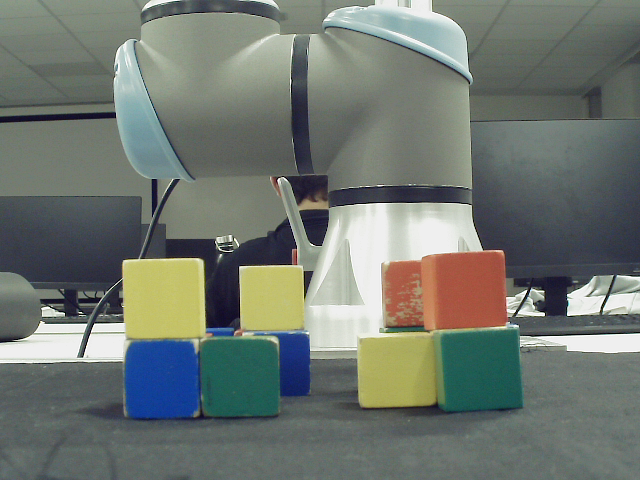
#> input picture data/figuras_alzado/Figura_0_F.png, 640 x 480 px; its folder holds only this picture in this run
$ python image_processor_main.py   (older library calls are emulated)
#> lines starting #> are read from the running program, lines starting #| are printed output that depends on the picture; after the words box and inside, x2 and y2 are one past the last pixel; in counts of white or black regions, pixels touching at a corner belong together
### codigo/image_processor_front.py
import cv2,os
import numpy as np
from copy import deepcopy

class ImageProcessor_Front:
    '''
    Clase que procesa imágenes para detectar y clasificar cubos en función de su color, forma y tamaño,
    usando técnicas de procesamiento de imágenes como la detección de bordes, la segmentación de contornos
    y el análisis del color dominante.

    Esta clase realiza los siguientes pasos:
        - Preprocesa la imagen convirtiéndola a escala de grises y aplicando filtros de detección de bordes.
        - Encuentra contornos externos y filtra los contornos según su tamaño.
        - Extrae el color dominante (rojo, verde, azul o amarillo) dentro de los contornos usando el espacio de color HSV.
        - Alinea los puntos detectados en una cuadrícula equidistante de 5x5.
        - Mapea los centros de los cubos a una matriz de 5x5 para representarlos en un formato estructurado.
        - Dibuja los contornos de los cubos sobre la imagen original, con su color asignado.

    Métodos:
        - __init__() - Inicializa el objeto y configura la matriz 5x5 y las variables necesarias.
        - _preprocess_image() - Convierte la imagen a escala de grises y aplica filtros de detección de bordes.
        - _get_cubes_location() - Recorta la imagen respecto a las máscaras de contraste obtenidas.
        - _get_contrast_image() - Obtiene la localización de los cubos utilizando máscaras de color HSV.
        - _filter_contours() - Filtra los contornos según su tamaño (eliminando los más pequeños).
        - _get_color() - Obtiene el color de un contorno en base a las máscaras obtenidas previamente.
        - _align_equidistant() - Alinea los puntos detectados en una cuadrícula equidistante de 5x5.
        - _map_to_matrix() - Mapea las coordenadas de los centros de los cubos a una matriz 5x5.
        - _draw_contours() - Dibuja los contornos de los cubos sobre la imagen.
        - process_image() - Procesa la imagen completa, encuentra contornos y cubos, y los mapea a la matriz.

    Atributos:
        - matrix_size (int) - Tamaño de la matriz 5x5.
        - matrix (numpy array) - Matriz que almacena la ubicación de los cubos detectados.
        - contour_img (numpy array) - Imagen con los contornos de los cubos dibujados.
        - frame (numpy array) - Imagen de entrada que se va a procesar.
    '''

    def __init__(self, matrix_size:int=5) -> None:
        '''
        Inicializa los atributos de la clase.
        - matrix_size: Tamaño de la matriz cuadrada que representa la cuadrícula de colores (por defecto, 5x5).
        - matrix: Matriz inicializada con valores -1, que se usará para almacenar los colores detectados.
        - contour_img: Imagen utilizada para dibujar contornos detectados.
        - frame: Imagen original que se procesará.
            @param matrix_size (int) - Tamaño de la matriz cuadrada. Por defecto, 5.
        '''
#> further down, frame_alzado is the input picture: shape (480, 640, 3); mean B, G, R 111.9, 118.9, 111.7
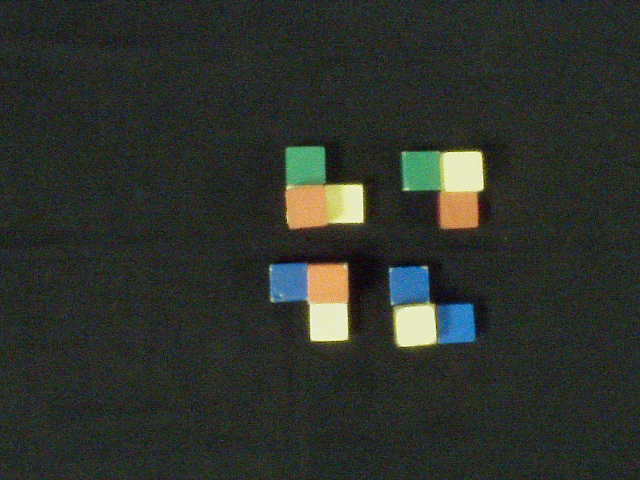
#> input picture data/figuras_planta/Figura_0_S.png, 640 x 480 px
#> further down, frame_planta is the input picture: shape (480, 640, 3); mean B, G, R 43.1, 49.6, 44.9
        self.matrix_size = matrix_size
        self.matrix = np.full((self.matrix_size, self.matrix_size), -1)
        self.contour_img = None
        self.frame = None
        self.debug = False
        self.filtered_colors = []
        self.message = None
        self.message_type = 0 # 1=Info, 2=Warn, 3=Error

    def _preprocess_image(self) -> np.ndarray:
        """
        Convierte la imagen a escala de grises y aplica filtros para mejorar la detección de bordes.
            - Aplica el filtro Sobel para detectar bordes en las direcciones X e Y.
            - Combina las detecciones en una imagen de magnitud.
            - Utiliza el filtro Canny para refinar los bordes detectados.
            - Aplica operaciones morfológicas para limpiar ruido.
                @return morph_clean (numpy array) - Imagen binaria con los bordes detectados y limpiados.
        """

        self.filtered_colors = self._get_contrast_img(self.frame)

        cropped_frame = self._get_cubes_location(self.filtered_colors)

        gray = cv2.cvtColor(cropped_frame, cv2.COLOR_BGR2GRAY)

        gray = cv2.GaussianBlur(gray, (7,7), sigmaX=0)

        # Aplicar el filtro Sobel para detección de bordes en los ejes X y Y
        sobelx = cv2.Sobel(gray, cv2.CV_64F, 1, 0, ksize=5)
        sobely = cv2.Sobel(gray, cv2.CV_64F, 0, 1, ksize=5)

        # Combinación de los bordes detectados
        sobel_combined = cv2.magnitude(sobelx, sobely)
        sobel_combined = np.uint8(sobel_combined)

        _, sobel_umbralized = cv2.threshold(sobel_combined, 150, 255, cv2.THRESH_BINARY)

        # Operaciones morfológicas para limpiar el ruido
        kernel = np.ones((7, 7), np.uint8)
        sobel_umbralized = cv2.morphologyEx(sobel_umbralized, cv2.MORPH_CLOSE, kernel)

        new_gray = cv2.bitwise_or(gray, gray, mask=cv2.bitwise_not(sobel_umbralized))

        _, new_gray = cv2.threshold(new_gray, 2, 255, cv2.THRESH_BINARY)

        kernel = np.ones((3, 3), np.uint8)
        new_gray = cv2.morphologyEx(new_gray, cv2.MORPH_ERODE, kernel, iterations=2)

        kernel = np.ones((3, 3), np.uint8)
        new_gray = cv2.morphologyEx(new_gray, cv2.MORPH_CLOSE, kernel)

        kernel = np.ones((3, 3), np.uint8)
        new_gray = cv2.morphologyEx(new_gray, cv2.MORPH_ERODE, kernel, iterations=2)

        # Aplicar el filtro Canny para una detección de bordes más refinada
        edges = cv2.Canny(new_gray, 20, 200)

        if self.debug:
            cv2.imshow('Sobel Combined', sobel_combined)
            cv2.imshow('Sobel Umbralized', sobel_umbralized)
            cv2.imshow('New Gray', new_gray)
            cv2.imshow('Canny', edges)

        return new_gray

    def _get_cubes_location(self, constrast_images:list) -> np.ndarray:
        """
        Obtiene la ubicación de los cubos en la imagen utilizando las imágenes de contraste.
            - Combina las máscaras de colores para identificar las áreas donde se encuentran los cubos.
            @return result (numpy array) - Imagen con los cubos localizados.
        """
        mask = np.zeros_like(self.frame[:,:,0])

        mask_combined = cv2.bitwise_or(mask, constrast_images[0])
        mask_combined = cv2.bitwise_or(mask_combined, constrast_images[1])
        mask_combined = cv2.bitwise_or(mask_combined, constrast_images[2])
        mask_combined = cv2.bitwise_or(mask_combined, constrast_images[3])

        result = cv2.bitwise_and(self.frame, self.frame, mask=mask_combined)

        if self.debug:
            cv2.imshow('Cube Location Mask', mask_combined)
            cv2.imshow('Cube Location', result)

        return result

    def _get_contrast_img(self, frame:np.ndarray) -> list:
        '''
        Obtiene las imágenes de contraste para cada color (rojo, verde, azul, amarillo) en el espacio HSV.
            @param frame (numpy array) - Imagen de entrada para el análisis de colores.
            @return filtered_images (list) - Lista de imágenes filtradas por color.
        '''
        # Convertir la imagen a HSV
        hsv = cv2.cvtColor(frame, cv2.COLOR_BGR2HSV)
#> hsv: shape (480, 640, 3); mean H, S, V 65.9, 47.8, 125.1

        # Definir los rangos de colores en HSV
        # Verde:
        lower_green = np.array([40, 140, 30])   # Mínimo verde
        upper_green = np.array([110, 255, 200]) # Máximo verde

        # Rojo: rango 1
        lower_red1 = np.array([0, 70, 90], np.uint8)    # Minimo rojo rango 1
        upper_red1 = np.array([20, 255, 255], np.uint8)  # Maximo rojo rango 1

        # Rojo: rango 2
        lower_red2 = np.array([170, 100, 100]) # Minimo rojo rango 2
        upper_red2 = np.array([179, 255, 255]) # Maximo rojo rango 2

        # Azul:
        lower_blue = np.array([100, 135, 115], np.uint8)   # Mínimo azul
        upper_blue = np.array([130, 255, 255], np.uint8) # Máximo azul

        # Amarillo:
        lower_yellow = np.array([20, 70, 30], np.uint8)  # Mínimo amarillo
        upper_yellow = np.array([60, 255, 255], np.uint8)# Máximo amarillo

        lower_values = [lower_red1, lower_green, lower_blue, lower_yellow, lower_red2]
        upper_values = [upper_red1, upper_green, upper_blue, upper_yellow, upper_red2]
        filtered_images:list = []

        for i in range(len(lower_values)):
            # Aplicar un umbral de valor mínimo para eliminar el fondo negro
            mask = cv2.inRange(hsv, lower_values[i], upper_values[i])
            value_threshold = 70  # Umbral mínimo de valor (a partir de este valor consideramos los colores)
            value_mask = hsv[:, :, 2] > value_threshold  # Solo seleccionamos los píxeles con valor mayor que el umbral
            value_mask = np.uint8(value_mask) * 255
            mask = cv2.bitwise_and(mask, mask, mask=value_mask)

            filtered_image = (cv2.bitwise_and(frame, frame, mask=mask))
            filtered_images.append(filtered_image)
#> this loop made 5 passes
#> pass 1, in _get_contrast_img, `mask = cv2.inRange(hsv, lower_values[i], upper_values[i])`:
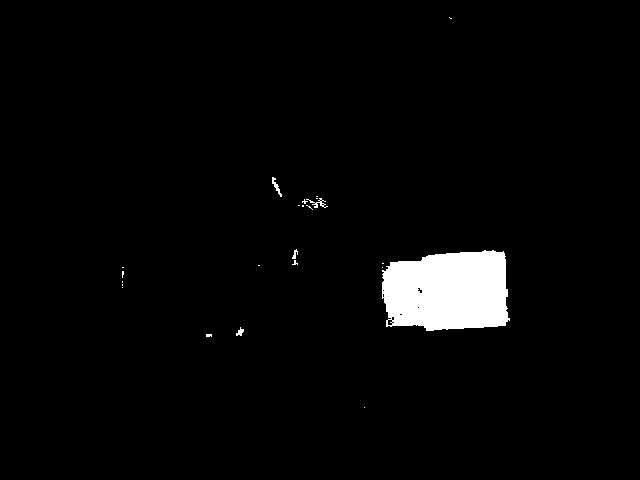
#> mask: shape (480, 640); 2.9% white; 23 white regions (18 under 20 px), largest, box (x1, y1, x2, y2) and area: (382, 250, 510, 331) 8745, (306, 198, 328, 208) 68, (272, 177, 282, 197) 63, (236, 327, 244, 336) 39, (292, 249, 298, 259) 31
#> pass 1, in _get_contrast_img, `value_mask = hsv[:, :, 2] > value_threshold`:
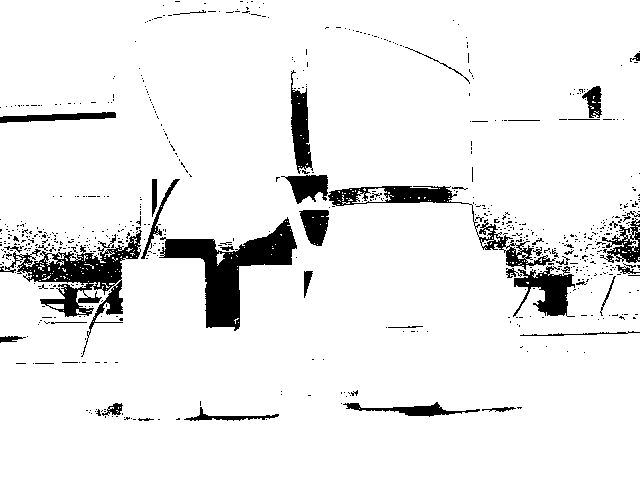
#> value_mask: shape (480, 640) bool; 92.4% white; 680 black regions (636 under 20 px), largest, box (x1, y1, x2, y2) and area: (159, 217, 297, 331) 5136, (0, 230, 142, 357) 4376, (328, 186, 556, 270) 2483
#> after the loop, filtered_images = 5 items

        filtered_images[0] = cv2.bitwise_or(filtered_images[0], filtered_images[4])
        filtered_images.pop(4)

        contrast_images = []
        for i in range(len(filtered_images)):
            alpha = 1.3
            beta = 1

            contrast_img = cv2.convertScaleAbs(filtered_images[i], alpha=alpha, beta=beta)
            contrast_img = cv2.morphologyEx(contrast_img, cv2.MORPH_CLOSE, np.ones((5, 5), np.uint8))
            contrast_images.append(contrast_img)
#> this loop made 4 passes
#> pass 1, in _get_contrast_img, `contrast_img = cv2.convertScaleAbs(filtered_images[i], alpha=alpha, be..`:
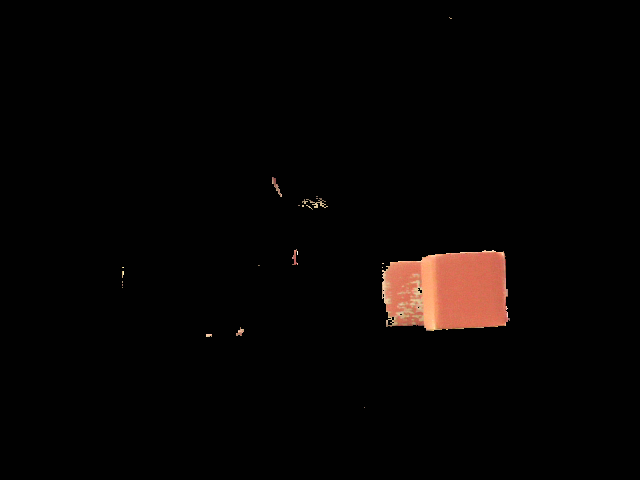
#> contrast_img: shape (480, 640, 3); mean of channels 0, 1, 2 3.9, 4.7, 7.5; drawn as B, G, R
#> after the loop, contrast_images = 4 items

        gray_r = cv2.cvtColor(contrast_images[0], cv2.COLOR_BGR2GRAY)
        _, r_inv = cv2.threshold(gray_r, 50, 255, cv2.THRESH_BINARY)
#> r_inv: shape (480, 640); 3% white; 10 white regions (4 under 20 px), largest, box (x1, y1, x2, y2) and area: (382, 250, 510, 331) 8849, (298, 196, 328, 210) 200, (272, 177, 282, 197) 68, (292, 249, 298, 265) 53, (236, 327, 244, 336) 41, (122, 267, 124, 288) 29

         # Invertir la imagen amarilla
        gray_g = cv2.cvtColor(contrast_images[1], cv2.COLOR_BGR2GRAY)
        _, g_inv = cv2.threshold(gray_g, 50, 255, cv2.THRESH_BINARY)
#> g_inv: shape (480, 640); 5.6% white; 34 white regions (30 under 20 px), largest, box (x1, y1, x2, y2) and area: (125, 328, 288, 420) 11333, (440, 331, 523, 411) 5797, (272, 333, 302, 340) 87, (300, 339, 310, 355) 77


        # Invertir la imagen azul
        gray_b = cv2.cvtColor(contrast_images[2], cv2.COLOR_BGR2GRAY)
        _, b_inv = cv2.threshold(gray_b, 30, 255, cv2.THRESH_BINARY)
#> b_inv: shape (480, 640); 2.1% white; 9 white regions (6 under 20 px), largest, box (x1, y1, x2, y2) and area: (124, 340, 202, 418) 5361, (272, 333, 310, 376) 911, (208, 327, 234, 336) 162

        # Invertir la imagen amarilla
        gray_y = cv2.cvtColor(contrast_images[3], cv2.COLOR_BGR2GRAY)
        _, y_inv = cv2.threshold(gray_y, 50, 255, cv2.THRESH_BINARY)
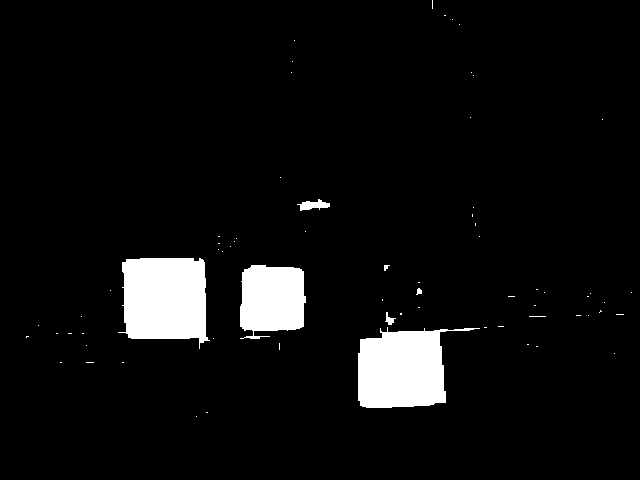
#> y_inv: shape (480, 640); 5.7% white; 68 white regions (61 under 20 px), largest, box (x1, y1, x2, y2) and area: (118, 258, 210, 349) 6591, (358, 327, 480, 408) 6292, (240, 265, 306, 339) 4029

        resultado = self.filtered_colors = [r_inv, b_inv, g_inv, y_inv]

        if self.debug:
             cv2.imshow('Red Only', contrast_images[0])
             cv2.imshow('Green Only', contrast_images[1])
             cv2.imshow('Blue Only', contrast_images[2])
             cv2.imshow('Yellow Only', contrast_images[3])

        return resultado


    def _filter_contours(self, contours:list) -> list:
        '''
        Filtra los contornos para eliminar aquellos que son demasiado pequeños.
            @param contours (list) - Lista de contornos detectados en la imagen.
            @return filtered_contours (list) - Lista de contornos que pasan el filtro.
        '''
        correct_contour = []
        area_size = []
        for cnt in contours:
            area = cv2.contourArea(cnt)
            if area > 500:
                correct_contour.append(cnt)
                area_size.append(area)

        mode_cubes = np.median(area_size)

        large_contours = []
        for i,contour in enumerate(correct_contour):
            approx = cv2.approxPolyDP(contour, 0.04 * cv2.arcLength(contour, True), True)

            if len(approx) >= 4:
                # Calcular los lados del cuadrilátero
                side_lengths = []
                for i in range(4):
                    p1 = approx[i]
                    p2 = approx[(i + 1) % 4]  # El siguiente punto, tomando el primero cuando lleguemos al último
                    side_length = np.linalg.norm(p2 - p1)  # Distancia Euclidiana entre los puntos
                    side_lengths.append(side_length)

                large_contours.append(contour)

        if self.debug:
            print(f'Areas : {area_size}')
            print(f'Media Areas: {mode_cubes}')

        return large_contours

    def _get_color(self, center:list) -> int:
        '''
        Obtiene el color dominante de un contorno, basado en las máscaras de color preprocesadas.
            @param contour (list) - Un contorno detectado en la imagen.
            @return color (int) - El color detectado como un valor de índice (0: Rojo, 1: Verde, 2: Azul, 3: Amarillo).
        '''
        color_dict = {0:0, 1:2, 2:1, 3:3} # Comprobar antes la matriz azul (2) que la verde (1)
        for i, color in enumerate(self.filtered_colors):
            if color[center[1],center[0]] > 20:
                return color_dict[i]
        return -1

    def _align_equidistant(self, points:list, side_length:float) -> list:
        '''
        Alinea los puntos detectados a una cuadrícula equidistante.
            @param points (numpy array) - Lista de puntos detectados en la imagen.
            @return aligned_points (numpy array) - Puntos alineados en una cuadrícula equidistante.
        '''

        # Encontrar los valores mínimo de X y máximo de Y
        min_x = min(points, key=lambda p: p[0])[0]
        max_y = max(points, key=lambda p: p[1])[1]

        # Definir el número de elementos de la cuadrícula
        num_elements = 5

        # Crear las listas de valores equidistantes
        lista_resultado_x = [min_x + side_length * i for i in range(num_elements)]
        lista_resultado_y = [max_y - side_length * i for i in range(num_elements)]

        if self.debug:
            grid_image = deepcopy(self.contour_img)
            for x in lista_resultado_x:
                grid_image = cv2.line(grid_image, (x, lista_resultado_y[0]), (x, lista_resultado_y[4]), (255, 0, 255), 2)

            # Dibujar las líneas horizontales
            for y in lista_resultado_y:
                grid_image = cv2.line(grid_image, (lista_resultado_x[0], y), (lista_resultado_x[4], y), (255, 0, 255), 2)
            cv2.imshow('Imagen con Rejilla', grid_image)

        # Alinear los puntos a la cuadrícula más cercana
        aligned_points_indices = []  # Lista para almacenar los índices de los puntos alineados
        for x, y in points:
            # Obtener los índices del valor más cercano en lista_resultado_x e lista_resultado_y
            aligned_x_index = min(range(len(lista_resultado_x)), key=lambda i: abs(lista_resultado_x[i] - x))
            aligned_y_index = min(range(len(lista_resultado_y)), key=lambda i: abs(lista_resultado_y[i] - y))

            aligned_points_indices.append((aligned_x_index, aligned_y_index))

        return aligned_points_indices

    def _map_to_matrix(self, centers:list, colors:list, side_length:list) -> np.ndarray:
        '''
        Mapea los puntos detectados a una matriz de tamaño 5x5.
            @param points (numpy array) - Lista de puntos detectados.
            @return matrix (numpy array) - Matriz de 5x5 con los índices de color correspondientes.
        '''
        # Calcular el área promedio para el umbral
        side_length = round(max(side_length))+10
        if side_length > 150:
            side_length = round(min(side_length))+10

        # Alinear los centros detectados
        aligned_centers = self._align_equidistant(centers, side_length)

        # Empaquetar centros con colores
        centers_with_colors_areas = zip(aligned_centers, colors)


        # Definir la matriz 5x5 vacía
        matrix = np.full((5,5), -1)

        # Mapear cada centro a la celda correspondiente
        for center, color in centers_with_colors_areas:
            # Determinar la fila y columna basándose en el tamaño promedio del cubo
            row = 4 - center[1] # Invertir el eje Y
            col = center[0]
            matrix[row][col] = color

        return deepcopy(matrix)

    def _draw_contours(self, contour:np.ndarray, color:tuple=(0, 255, 0), thickness:int=2):
        '''
        Dibuja los contornos de los cubos sobre la imagen original.
            @param contours (list) - Lista de contornos detectados.
            @param frame (numpy array) - Imagen sobre la cual se dibujarán los contornos.
            @return contour_img (numpy array) - Imagen con los contornos dibujados.
        '''
        boundRect = cv2.boundingRect(contour)
        cv2.rectangle(self.contour_img,
                        (int(boundRect[0]), int(boundRect[1])),
                        (int(boundRect[0] + boundRect[2]), int(boundRect[1] + boundRect[3])),
                        color, thickness)


    def process_image(self, frame:np.ndarray, mostrar:bool=False, debug:bool=False)-> tuple:
        '''
        Procesa la imagen, encuentra los contornos y cubos, y los mapea a la matriz.
            @param frame (numpy array) - Imagen que se va a procesar.
            @return matrix (numpy array) - Matriz con la información de los cubos detectados.
        '''
        self.matrix = deepcopy(np.full((self.matrix_size, self.matrix_size), -1))
        self.frame = deepcopy(frame)

        self.contour_img = deepcopy(self.frame)
        self.debug = debug

        # Preprocesamiento de la imagen
        morph_clean = self._preprocess_image()
#> in _preprocess_image, `sobely = cv2.Sobel(gray, cv2.CV_64F, 0, 1, ksize=5)`:
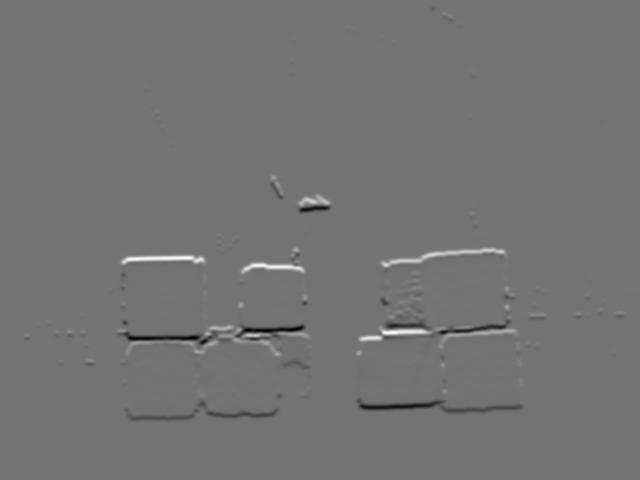
#> sobely: shape (480, 640) float64; min -5248, max 6357, mean 0; drawn with min black and max white
#> in _preprocess_image, `sobel_combined = np.uint8(sobel_combined)`:
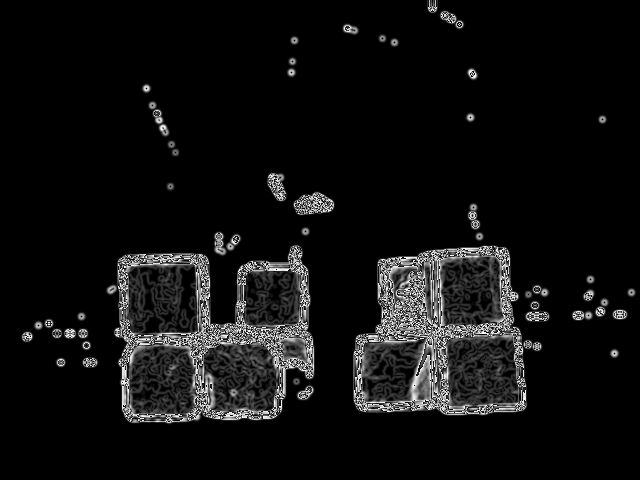
#> sobel_combined: shape (480, 640); min 0, max 255, mean 15.9
#> (the rest of the program and of its run is left out)
